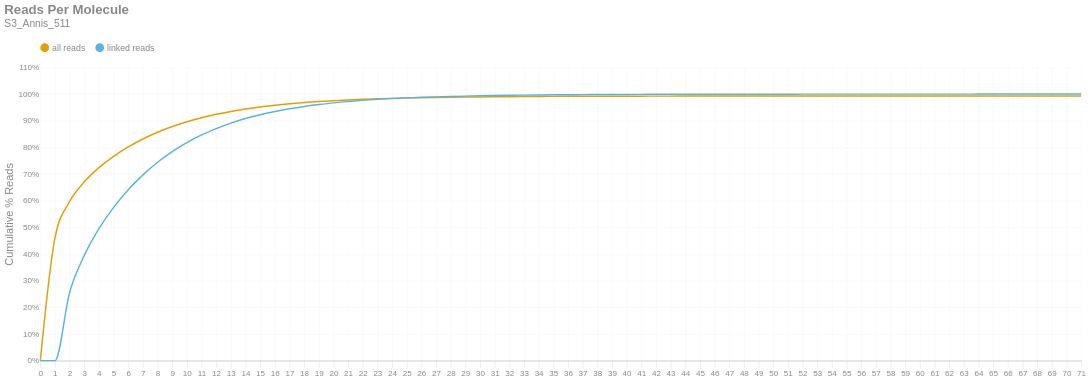

Notebook source saved alongside this figure:
### Markdown cell above
### Reads per Molecule
This chart shows the cumulative distribution of the number of reads per linked molecule. That is, how many alignments are associated with a unique molecule. This excludes the number of reads associated with invalid or absent linked-read barcodes. The `linked` histogram is the percentages recalculated when disregarding singletons.

### Code cell
if SKIPLR:
    print_html(f"Skipped")
else:
    counts = np.bincount(valids['reads'].cast(pl.Int64).to_numpy())
    weighted = counts * np.arange(len(counts))
    all_perc = weighted / n_reads
    linked_perc = weighted / n_linked_reads
    linked_perc[1] = 0
    binned_df = pl.DataFrame({
        'readsper': list(range(len(counts))),
        'all reads (cumsum)': np.cumsum(all_perc).tolist(),
        'linked reads (cumsum)': np.cumsum(linked_perc).tolist(),
    })

    with SafeRender(binned_df):
        (
            density_plot(binned_df, 'Reads Per Molecule', samplename, 'readspmol')
            .encode(
                x=alt.X('readsper:O', title=None).axis(labelAngle=0).scale(padding=0),
                y=alt.Y('value:Q', title='Cumulative % Reads').axis(format='%').stack(False),
                color=alt.Color("key:N").scale(domain=["all reads", "linked reads"]),
                tooltip=[
                    alt.Tooltip("key:N", title="Data Type"),
                    alt.Tooltip("readsper:O", title="Reads Per Molecule"),
                    alt.Tooltip("value:Q", format=".2%", title="% Reads (Cum.)")
                ]            
            )
        ).display()

### Figure 1 — Vega-Lite specification as saved in the notebook (floating-point values rounded to 4 significant figures)
{"width": "container", "height": 400, "config": {"title": {"anchor": "start", "dy": -15, "fontSize": 18, "color": "#888888", "subtitleColor": "#888888", "subtitleFontSize": 14}, "arc": {"fill": "#0072B2"}, "axis": {"domainColor": "#888888", "domainWidth": 0.5, "gridWidth": 0.2, "grid": false, "titleFontWeight": 400, "titleFontSize": 15, "labelFontSize": 11, "labelColor": "#888888", "tickColor": "#888888", "tickWidth": 0.2, "titleColor": "#888888"}, "axisBand": {"grid": false}, "axisX": {"grid": true, "tickSize": 10, "domainCap": "round"}, "axisY": {"domain": false, "grid": true, "tickSize": 0, "domainCap": "round"}, "background": "transparent", "header": {"labelFontSize": 15, "labelColor": "#888888", "titleFontSize": 15, "titleFontWeight": 600, "titleColor": "#888888"}, "legend": {"labelFont": "sans-serif", "labelFontSize": 12, "labelColor": "#888888", "symbolSize": 100, "symbolType": "circle", "titleFontSize": 12, "titlePadding": 10, "titleColor": "#888888", "title": null, "orient": "top"}, "range": {"category": ["#E69F00", "#56B4E9", "#009E73", "#F0E442", "#0072B2", "#D55E00", "#CC79A7", "#000000"], "diverging": ["#cfe8f3", "#a2d4ec", "#73bfe2", "#46abdb", "#1696d2", "#12719e"]}, "area": {"fill": "#0072B2", "fillOpacity": 0.7, "line": true, "strokeOpacity": 0.7}, "line": {"color": "#0072B2", "stroke": "#0072B2", "strokeWidth": 2}, "trail": {"color": "#0072B2", "stroke": "#0072B2", "strokeWidth": 0, "size": 1}, "point": {"filled": true, "fillOpacity": 1.0, "size": 95}, "text": {"color": "#888888", "fontSize": 11, "align": "right", "fontWeight": 400, "size": 11}, "bar": {"fill": "#0072B2", "stroke": null}, "view": {"stroke": null, "continuousWidth": 660, "continuousHeight": 400}}, "data": {"name": "data-31dfc05a8208dbebac517d23104a3a1a"}, "mark": {"type": "line", "interpolate": "monotone", "point": {"opacity": 0, "size": 275}}, "encoding": {"color": {"field": "key", "scale": {"domain": ["all reads", "linked reads"]}, "type": "nominal"}, "tooltip": [{"field": "key", "title": "Data Type", "type": "nominal"}, {"field": "readsper", "title": "Reads Per Molecule", "type": "ordinal"}, {"field": "value", "format": ".2%", "title": "% Reads (Cum.)", "type": "quantitative"}], "x": {"axis": {"labelAngle": 0}, "field": "readsper", "scale": {"padding": 0}, "title": null, "type": "ordinal"}, "y": {"axis": {"format": "%"}, "field": "value", "stack": false, "title": "Cumulative % Reads", "type": "quantitative"}}, "params": [{"name": "param_c36ac31b6afebe62", "select": {"type": "point", "fields": ["key"]}, "bind": "legend"}], "title": {"text": "Reads Per Molecule", "subtitle": "S3_Annis_511"}, "transform": [{"fold": ["all reads (cumsum)", "linked reads (cumsum)"]}, {"calculate": "replace(datum.key, ' (cumsum)', '')", "as": "key"}, {"filter": {"param": "param_c36ac31b6afebe62"}}], "usermeta": {"embedOptions": {"downloadFileName": "S3_Annis_511.readspmol"}}, "$schema": "https://vega.github.io/schema/vega-lite/v6.1.0.json", "datasets": {"data-31dfc05a8208dbebac517d23104a3a1a": [{"readsper": 0, "all reads (cumsum)": 0.0, "linked reads (cumsum)": 0.0}, {"readsper": 1, "all reads (cumsum)": 0.4608, "linked reads (cumsum)": 0.0}, {"readsper": 2, "all reads (cumsum)": 0.597, "linked reads (cumsum)": 0.2561}, {"readsper": 3, "all reads (cumsum)": 0.6708, "linked reads (cumsum)": 0.3948}, {"readsper": 4, "all reads (cumsum)": 0.7241, "linked reads (cumsum)": 0.4949}, {"readsper": 5, "all reads (cumsum)": 0.7667, "linked reads (cumsum)": 0.5749}, {"readsper": 6, "all reads (cumsum)": 0.8018, "linked reads (cumsum)": 0.6409}, {"readsper": 7, "all reads (cumsum)": 0.8316, "linked reads (cumsum)": 0.6969}, {"readsper": 8, "all reads (cumsum)": 0.8569, "linked reads (cumsum)": 0.7445}, {"readsper": 9, "all reads (cumsum)": 0.8782, "linked reads (cumsum)": 0.7845}, {"readsper": 10, "all reads (cumsum)": 0.8961, "linked reads (cumsum)": 0.8182}, {"readsper": 11, "all reads (cumsum)": 0.9113, "linked reads (cumsum)": 0.8467}, {"readsper": 12, "all reads (cumsum)": 0.9241, "linked reads (cumsum)": 0.8707}, {"readsper": 13, "all reads (cumsum)": 0.9349, "linked reads (cumsum)": 0.8911}, {"readsper": 14, "all reads (cumsum)": 0.944, "linked reads (cumsum)": 0.9081}, {"readsper": 15, "all reads (cumsum)": 0.9516, "linked reads (cumsum)": 0.9225}, {"readsper": 16, "all reads (cumsum)": 0.9579, "linked reads (cumsum)": 0.9344}, {"readsper": 17, "all reads (cumsum)": 0.9635, "linked reads (cumsum)": 0.9448}, {"readsper": 18, "all reads (cumsum)": 0.9681, "linked reads (cumsum)": 0.9535}, {"readsper": 19, "all reads (cumsum)": 0.9719, "linked reads (cumsum)": 0.9607}, {"readsper": 20, "all reads (cumsum)": 0.9753, "linked reads (cumsum)": 0.9671}, {"readsper": 21, "all reads (cumsum)": 0.978, "linked reads (cumsum)": 0.9721}, {"readsper": 22, "all reads (cumsum)": 0.9803, "linked reads (cumsum)": 0.9764}, {"readsper": 23, "all reads (cumsum)": 0.9823, "linked reads (cumsum)": 0.9801}, {"readsper": 24, "all reads (cumsum)": 0.984, "linked reads (cumsum)": 0.9833}, {"readsper": 25, "all reads (cumsum)": 0.9853, "linked reads (cumsum)": 0.9858}, {"readsper": 26, "all reads (cumsum)": 0.9864, "linked reads (cumsum)": 0.9879}, {"readsper": 27, "all reads (cumsum)": 0.9873, "linked reads (cumsum)": 0.9895}, {"readsper": 28, "all reads (cumsum)": 0.9881, "linked reads (cumsum)": 0.9911}, {"readsper": 29, "all reads (cumsum)": 0.9888, "linked reads (cumsum)": 0.9924}, {"readsper": 30, "all reads (cumsum)": 0.9894, "linked reads (cumsum)": 0.9935}, {"readsper": 31, "all reads (cumsum)": 0.9899, "linked reads (cumsum)": 0.9945}, {"readsper": 32, "all reads (cumsum)": 0.9904, "linked reads (cumsum)": 0.9953}, {"readsper": 33, "all reads (cumsum)": 0.9908, "linked reads (cumsum)": 0.9961}, {"readsper": 34, "all reads (cumsum)": 0.9911, "linked reads (cumsum)": 0.9967}, {"readsper": 35, "all reads (cumsum)": 0.9914, "linked reads (cumsum)": 0.9973}, {"readsper": 36, "all reads (cumsum)": 0.9917, "linked reads (cumsum)": 0.9978}, {"readsper": 37, "all reads (cumsum)": 0.9918, "linked reads (cumsum)": 0.998}, {"readsper": 38, "all reads (cumsum)": 0.9919, "linked reads (cumsum)": 0.9983}, {"readsper": 39, "all reads (cumsum)": 0.9921, "linked reads (cumsum)": 0.9986}, {"readsper": 40, "all reads (cumsum)": 0.9922, "linked reads (cumsum)": 0.9987}, {"readsper": 41, "all reads (cumsum)": 0.9923, "linked reads (cumsum)": 0.999}, {"readsper": 42, "all reads (cumsum)": 0.9924, "linked reads (cumsum)": 0.9991}, {"readsper": 43, "all reads (cumsum)": 0.9924, "linked reads (cumsum)": 0.9992}, {"readsper": 44, "all reads (cumsum)": 0.9925, "linked reads (cumsum)": 0.9994}, {"readsper": 45, "all reads (cumsum)": 0.9926, "linked reads (cumsum)": 0.9995}, {"readsper": 46, "all reads (cumsum)": 0.9926, "linked reads (cumsum)": 0.9996}, {"readsper": 47, "all reads (cumsum)": 0.9926, "linked reads (cumsum)": 0.9996}, {"readsper": 48, "all reads (cumsum)": 0.9927, "linked reads (cumsum)": 0.9996}, {"readsper": 49, "all reads (cumsum)": 0.9927, "linked reads (cumsum)": 0.9997}, {"readsper": 50, "all reads (cumsum)": 0.9927, "linked reads (cumsum)": 0.9997}, {"readsper": 51, "all reads (cumsum)": 0.9927, "linked reads (cumsum)": 0.9998}, {"readsper": 52, "all reads (cumsum)": 0.9928, "linked reads (cumsum)": 0.9998}, {"readsper": 53, "all reads (cumsum)": 0.9928, "linked reads (cumsum)": 0.9999}, {"readsper": 54, "all reads (cumsum)": 0.9928, "linked reads (cumsum)": 0.9999}, {"readsper": 55, "all reads (cumsum)": 0.9928, "linked reads (cumsum)": 0.9999}, {"readsper": 56, "all reads (cumsum)": 0.9928, "linked reads (cumsum)": 0.9999}, {"readsper": 57, "all reads (cumsum)": 0.9928, "linked reads (cumsum)": 0.9999}, {"readsper": 58, "all reads (cumsum)": 0.9928, "linked reads (cumsum)": 0.9999}, {"readsper": 59, "all reads (cumsum)": 0.9928, "linked reads (cumsum)": 0.9999}, {"readsper": 60, "all reads (cumsum)": 0.9928, "linked reads (cumsum)": 0.9999}, {"readsper": 61, "all reads (cumsum)": 0.9928, "linked reads (cumsum)": 0.9999}, {"readsper": 62, "all reads (cumsum)": 0.9928, "linked reads (cumsum)": 0.9999}, {"readsper": 63, "all reads (cumsum)": 0.9928, "linked reads (cumsum)": 0.9999}, {"readsper": 64, "all reads (cumsum)": 0.9928, "linked reads (cumsum)": 0.9999}, {"readsper": 65, "all reads (cumsum)": 0.9928, "linked reads (cumsum)": 0.9999}, {"readsper": 66, "all reads (cumsum)": 0.9928, "linked reads (cumsum)": 1.0}, {"readsper": 67, "all reads (cumsum)": 0.9928, "linked reads (cumsum)": 1.0}, {"readsper": 68, "all reads (cumsum)": 0.9928, "linked reads (cumsum)": 1.0}, {"readsper": 69, "all reads (cumsum)": 0.9928, "linked reads (cumsum)": 1.0}, {"readsper": 70, "all reads (cumsum)": 0.9928, "linked reads (cumsum)": 1.0}, {"readsper": 71, "all reads (cumsum)": 0.9929, "linked reads (cumsum)": 1.0}]}}
